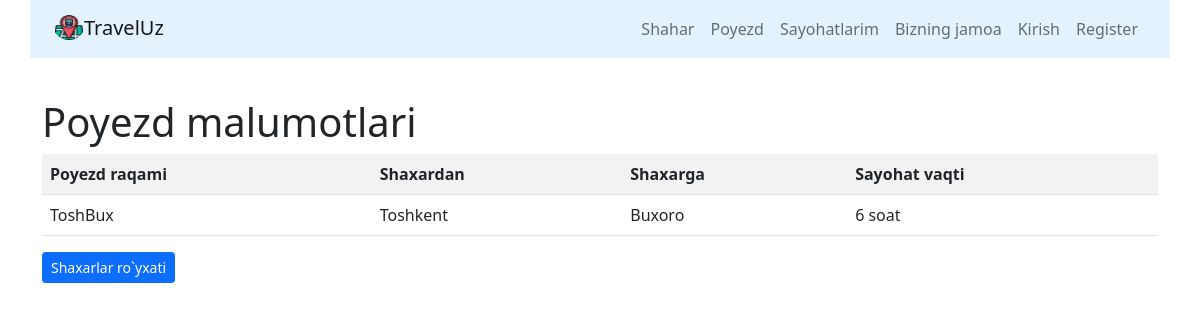
The app's page /trains/1, older data.
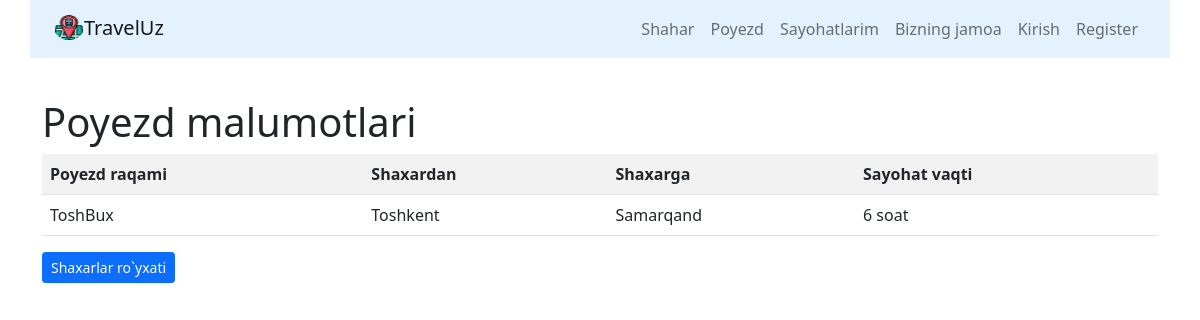
The same page, newer data.
### trains/models.py (models this page shows, shortened)
class Train(models.Model):
    name=models.CharField(max_length=50,unique=True,verbose_name='Poyezd xos nomi')
    travel_time=models.PositiveSmallIntegerField(verbose_name='Sayohat vaqti')
    from_city=models.ForeignKey(City,on_delete=models.CASCADE,related_name='from_city_set',verbose_name='Qaysi shaxardan')
    to_city=models.ForeignKey(City,on_delete=models.CASCADE,related_name='to_city_set',verbose_name='Qaysi shaxarga')
    start_train_day=models.DateField(null=True,blank=True)
    start_train_time=models.TimeField(null=True,blank=True)
    end_train_day=models.DateField(null=True,blank=True)
    place=models.IntegerField(default=0)
    class Meta:
        verbose_name='Poyezd'
        verbose_name_plural='Poyezdlar ombori'

### cities/models.py (models this page shows)
class City(models.Model):
    name=models.CharField(max_length=200,unique=True,verbose_name='Shaxar')
    shahar_haqida_qisqa = models.CharField(max_length=1000)
    about_city=RichTextUploadingField(blank=True,null=True)
    image = models.ImageField(blank=True, null=True, upload_to='city_images')
    def __str__(self):
        return self.name
    class Meta:
        verbose_name= "Shaxar"
        verbose_name_plural= "Shaxarlar ombori"
        ordering=["name"]

### trains/views.py (the view)
# urls.py: path('<int:pk>',TrainDetailView.as_view(),name='detail'),
class TrainDetailView(DetailView):
    model=Train
    template_name = 'trains/detail.html'
    context_object_name = 'detail'

### trains/templates/trains/detail.html
{% extends 'base.html' %}
{% block content %}
<div class="container">
<h1>Poyezd malumotlari</h1>
<div class="row">
    <div class="col-md">
        <table class="table table-striped">
            <tr>
                <th>Poyezd raqami</th>
                <th>Shaxardan</th>
                <th>Shaxarga</th>
                <th>Sayohat vaqti</th>
            </tr>
             <tr>
                 <td>{{object.name}}</td>
                 <td>{{object.from_city}}</td>
                 <td>{{object.to_city}}</td>
                 <td>{{object.travel_time}} soat</td>
             </tr>
        </table>
    </div>
</div>
<div class="row">
    <div class="col-md-4">
        <a href="{% url 'trains:home' %}" class="btn btn-primary btn-sm">Shaxarlar ro`yxati</a>
    </div>
</div>
</div>
{% endblock %}

Row changes from the older to the newer data that the page shows:
changed Train "ToshBux": to_city "Buxoro" → "Samarqand"
